Frame 1 (no input): blank canvas, image omitted
Frame 60 (no input): blank canvas, image omitted
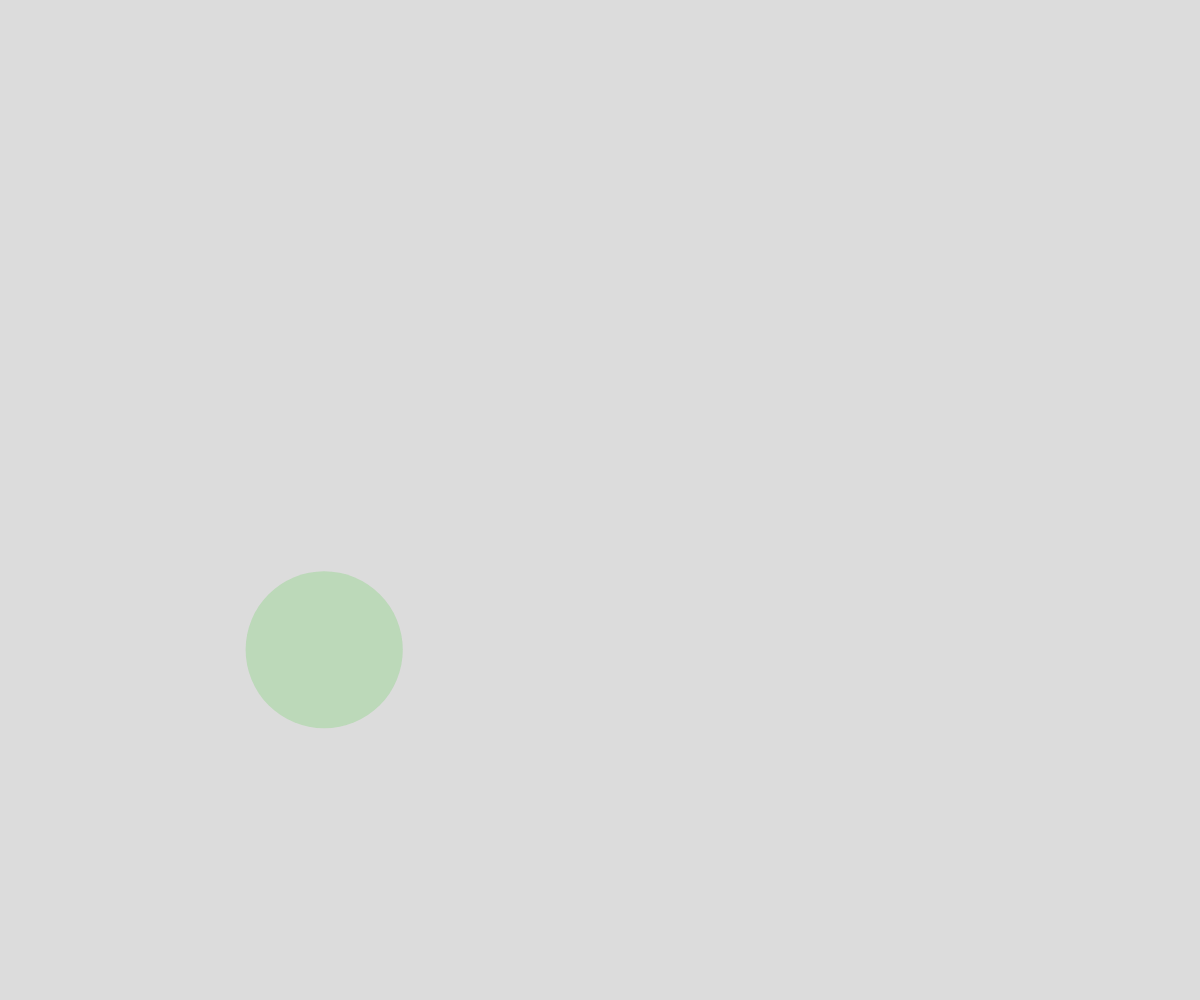
Frame 120 (the mouse pressed at the canvas centre since frame 60)

The p5.js sketch whose frames 1 and 60 were blank and that drew this single picture after the mouse press (run headless with seeded random() and noise() and a simulated clock; from frame 60 on, the mouse is pressed at the canvas centre):

// p5.js sketch
// ── sketch.js
// Colliding Circles OOP

class Ball{
  constructor(x, y){
    this.x = y;
    this.y = y,
    this.radius = random(25, 100);
    this.dx = random(-5, 5);
    this.dy = random(-5, 5);
    this.theColor = color(random(255), random(255), random(255), random(255));
  }

  move() { //The movement of an INDIVIDUAL BALL
    this.x += this.dx;
    this.y += this.dy;

  //left-right edges
    if (this.x + this.radius > width ||
      this.x - this.radius < 0) {
      this.dx *= -1;
    }

   //top-bottom edges
    if (this.y + this.radius > height || 
      this.y - this.radius < 0) {
      this.dy *= -1;
    }
  }

  display(){
    //display
    fill(this.theColor);
    noStroke();
    circle(this.x, this.y, this.radius*2);
  }

  collisionCheck(other){
    let distanceBetween = dist(this.x, this.y, other.x, other.y);
    let radiiSum = this.radius + other.radius;
    if (distanceBetween < radiiSum) {
      //swap the speeds
      let tempDx = this.dx;
      let tempDy = this.dy;
      this.dx = other.dx;
      this.dy = other.dy;
      other.dx = tempDx;
      other.dy = tempDy;
    }
  }
}   

let theCircles = [];

function setup() {
  createCanvas(windowWidth, windowHeight);
}

function draw() {
  background(220);
  for (let i = 0; i < theCircles.length; i++){
    theCircles[i].move();
    for (let j = 0; j < theCircles.length; j++){ //Check against every other ball
      if (i !== j) { //don't check if hitting self...
        theCircles[i].collisionCheck(theCircles[j]);
      }
    }
    theCircles[i].display();
  }
}

function mousePressed() {
  let someCircle = new Ball (mouseX, mouseY);
  theCircles.push(someCircle);
}
